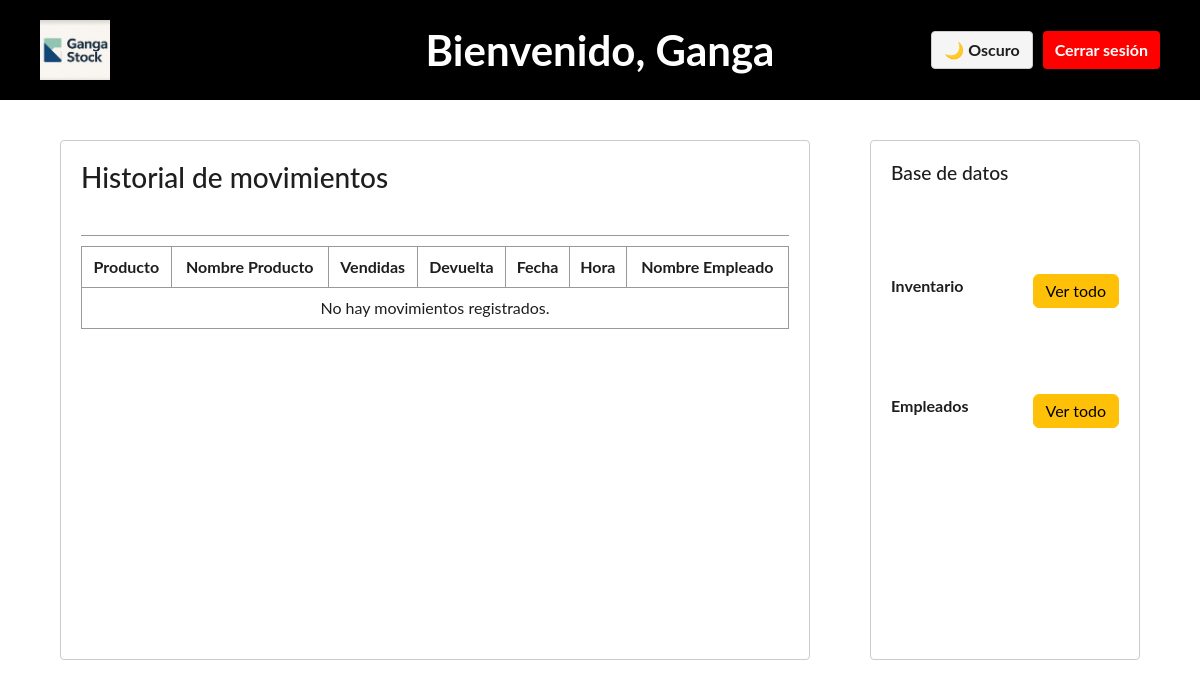
The page /index_admin/ (signed in) on the database as committed earlier.
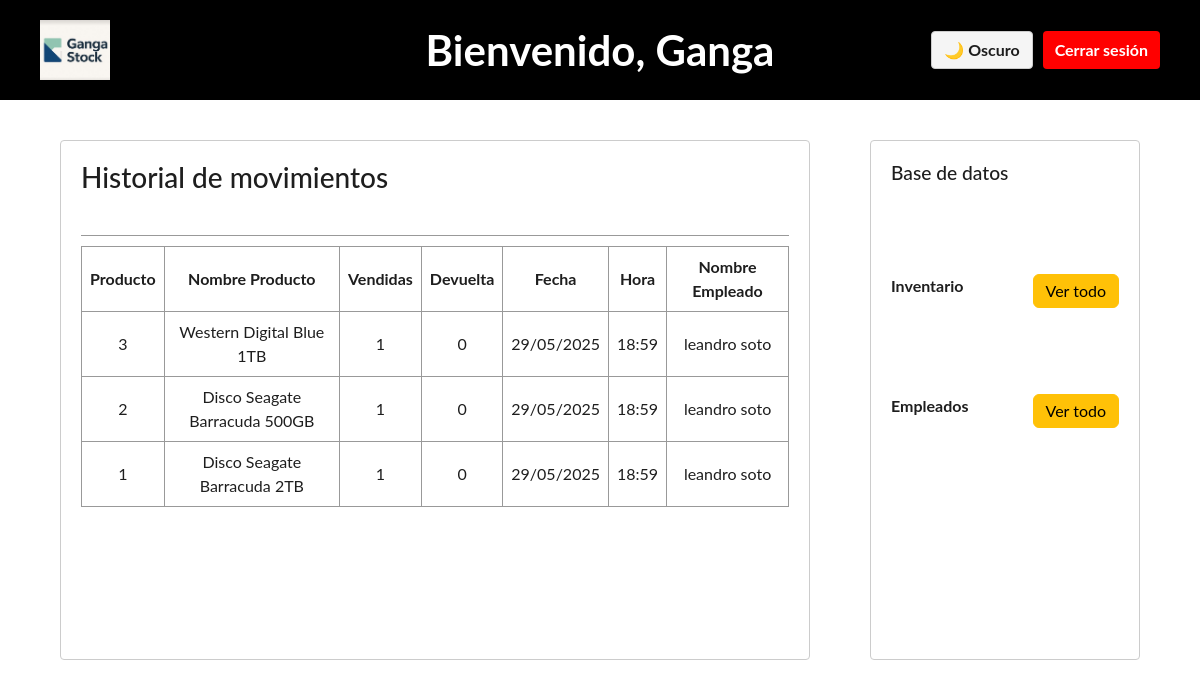
The same page on the database as committed later.
### aplicacion/models.py (models this page shows, shortened)
class Movimiento(models.Model):
    producto = models.ForeignKey(Producto, on_delete=models.CASCADE)
    cantidad_vendida = models.PositiveIntegerField(default=0)
    cantidad_devuelta = models.PositiveIntegerField(default=0)
    fecha = models.DateField(auto_now_add=True)
    hora = models.TimeField(auto_now_add=True)
    empleado = models.ForeignKey(User, on_delete=models.CASCADE)

class Producto(models.Model):
    nombre = models.CharField(max_length=100)
    imagen = models.CharField(max_length=255)  # Ruta relativa a la carpeta static
    precio = models.DecimalField(max_digits=10, decimal_places=2)
    cantidad = models.IntegerField(default=0)

### aplicacion/views.py (the view)
# urls.py: path('admin/', views.index_admin, name='index_admin'),
@user_passes_test(lambda u: u.is_superuser)
def index_admin(request):
    movimientos = Movimiento.objects.select_related('producto', 'empleado').order_by('-fecha', '-hora')
    return render(request, 'index_admin.html', {'movimientos': movimientos})

### aplicacion/templates/index_admin.html (shortened to what this page needs)
{% extends "base.html" %}
{% load static %}
{% block content %}
<div class="topbar">
  <img src="{% static 'img/logo.jpg' %}" alt="Logo" class="logo-img-small">
  <div class="topbar-center">
    <span class="welcome-message">Bienvenido, {{ user.username }}</span>
  </div>
  <div class="topbar-actions" style="display: flex; gap: 10px;">
    <button id="modeToggle" class="mode-toggle" onclick="toggleMode()">Cargando...</button>
    <button class="logout-button" onclick="confirmLogout()">Cerrar sesión</button>
  </div>
</div>
<div class="main" style="gap: 40px;">
  <div class="panel left-panel-admin" style="flex: 1 1 60%;">
    <h2>Historial de movimientos</h2>
    <div class="history-box">
      <table class="history-table">
        <thead>
          <tr>
            <th>Producto</th>
            <th>Nombre Producto</th>
            <th>Vendidas</th>
            <th>Devuelta</th>
            <th>Fecha</th>
            <th>Hora</th>
            <th>Nombre Empleado</th>
          </tr>
        </thead>
        <tbody>
          {% for m in movimientos %}
          <tr>
            <td>{{ m.producto.id }}</td>
            <td>{{ m.producto.nombre }}</td>
            <td>{{ m.cantidad_vendida }}</td>
            <td>{{ m.cantidad_devuelta }}</td>
            <td>{{ m.fecha|date:"d/m/Y" }}</td>
            <td>{{ m.hora|time:"H:i" }}</td>
            <td>{{ m.empleado.get_full_name|default:m.empleado.username }}</td>
          </tr>
          {% empty %}
          <tr>
            <td colspan="7">No hay movimientos registrados.</td>
          </tr>
          {% endfor %}
        </tbody>
      </table>
    </div>
  </div>
  <div class="panel right-panel-admin" style="flex: 0 0 270px;">
    <h2 style="font-size: 1.2rem;">Base de datos</h2>
    <div class="section d-flex align-items-center justify-content-between mb-3">
      <div class="section-title" style="font-size: 1rem;">Inventario</div>
      <a href="{% url 'inventario' %}" class="btn btn-warning" style="font-size: 1rem; padding: 4px 12px;">Ver todo</a>
    </div>
    <div class="section d-flex align-items-center justify-content-between">
      <div class="section-title" style="font-size: 1rem;">Empleados</div>
      <a href="{% url 'empleado' %}" class="btn btn-warning" style="font-size: 1rem; padding: 4px 12px;">Ver todo</a>
    </div>
  </div>
</div>
{% endblock %}

### aplicacion/templates/base.html (shortened to what this page needs)
{% load static %}
<!DOCTYPE html>
<html lang="es">
<head>
    <link href="https://cdn.jsdelivr.net/npm/bootstrap@5.3.3/dist/css/bootstrap.min.css"
          rel="stylesheet">
    <link rel="stylesheet" href="{% static 'css/styles.css' %}">
</head>
<body>
    <main>
        {% block content %}
        {% endblock %}
    </main>
</body>
</html>

### aplicacion/static/css/styles.css (style rules this page uses)
* { margin: 0; padding: 0; box-sizing: border-box; }
:root { --nav-color: rgb(0, 0, 0); --bg-color: rgb(85, 85, 85); --text-a-color: rgb(255, 255, 255); --text-b-color: rgb(0, 0, 0); --button-color: rgb(255, 255, 0); --button-hover-color: rgb(255, 235, 85); }
body { font-family: Arial, sans-serif; background-color: var(--bg-color); color: var(--text-a-color); margin: 0; padding: 0; }
body.light-mode { --bg-color: rgb(255, 235, 185); --text-a-color: rgb(115, 85, 65); --text-b-color: rgb(255, 235, 185); }
.history-box { flex: 1; border-top: 2px solid #ccc; margin-top: 20px; }
.left-panel-admin { flex: 2.5; display: flex; flex-direction: column; justify-content: space-between; }
.logo-img-small { height: 60px; width: auto; object-fit: contain; }
.main { display: flex; padding: 20px; gap: 20px; height: 600px; }
.panel { background-color: var(--bg-color); border: 2px solid #ccc; border-radius: 10px; padding: 20px; display: flex; flex-direction: column; }
.panel h2 { margin-top: 0; font-size: 28px; }
.right-panel-admin { flex: 1; display: flex; flex-direction: column; justify-content: flex-start; }
.section { margin-top: 30px; text-align: center; }
.section-title { font-size: 20px; margin-bottom: 10px; }
.topbar-left, .topbar-center, .topbar-right { display: flex; align-items: center; }
.topbar-center { justify-content: center; flex: 1; text-align: center; }
.logout-button { background-color: red; color: white; }

### aplicacion/templates/index_admin.html (style rules this page uses)
body { font-family: 'Lato', sans-serif; transition: background-color 0.3s, color 0.3s; }
body.light-mode { background-color: #ffffff; color: #1e1e1e; }
.light-mode .panel { background-color: #ffffff; border: 1px solid #ccc; }
.light-mode .history-box { background-color: #ffffff; border-top: 1px solid #999; }
.light-mode .section-title, .light-mode h2 { color: #1e1e1e; }
.light-mode .mode-toggle { background-color: #f5f5f5; color: #1e1e1e; border: 1px solid #ccc; }
.main { display: flex; justify-content: space-between; padding: 40px 60px; }
.panel { padding: 20px; border-radius: 4px; }
.left-panel-admin { flex: 2; margin-right: 20px; }
.right-panel-admin { flex: 1; display: flex; flex-direction: column; gap: 40px; }
.history-box { height: 400px; margin-top: 20px; overflow-y: auto; }
.section { display: flex; justify-content: space-between; align-items: center; }
.section-title { font-weight: bold; }
h2 { margin-bottom: 20px; }
.topbar { background-color: black; padding: 20px 40px; display: flex; justify-content: space-between; align-items: center; gap: 10px; position: relative; }
.topbar-center { position: absolute; left: 50%; transform: translateX(-50%); }
.welcome-message { font-size: 42px; color: white; font-weight: bold; }
.mode-toggle { padding: 6px 12px; border-radius: 4px; cursor: pointer; font-weight: bold; }
.logout-button { padding: 6px 12px; border-radius: 4px; background-color: red; color: white; border: none; font-weight: bold; cursor: pointer; }
.history-table { width: 100%; border-collapse: collapse; margin-top: 10px; }
.history-table th, .history-table td { border: 1px solid #999; padding: 8px; text-align: center; }
.history-table th { font-weight: bold; }

Rows that differ between the two databases and show on the page:
added Movimiento: producto.id "3", producto.nombre "Western Digital Blue 1TB", cantidad_vendida "1", cantidad_devuelta "0", fecha "29/05/2025", hora "18:59", empleado.get_full_name "leandro soto"
added Movimiento: producto.id "2", producto.nombre "Disco Seagate Barracuda 500GB", cantidad_vendida "1", cantidad_devuelta "0", fecha "29/05/2025", hora "18:59", empleado.get_full_name "leandro soto"
added Movimiento: producto.id "1", producto.nombre "Disco Seagate Barracuda 2TB", cantidad_vendida "1", cantidad_devuelta "0", fecha "29/05/2025", hora "18:59", empleado.get_full_name "leandro soto"
Other text that changed with them:
text no longer shown: "No hay movimientos registrados."
